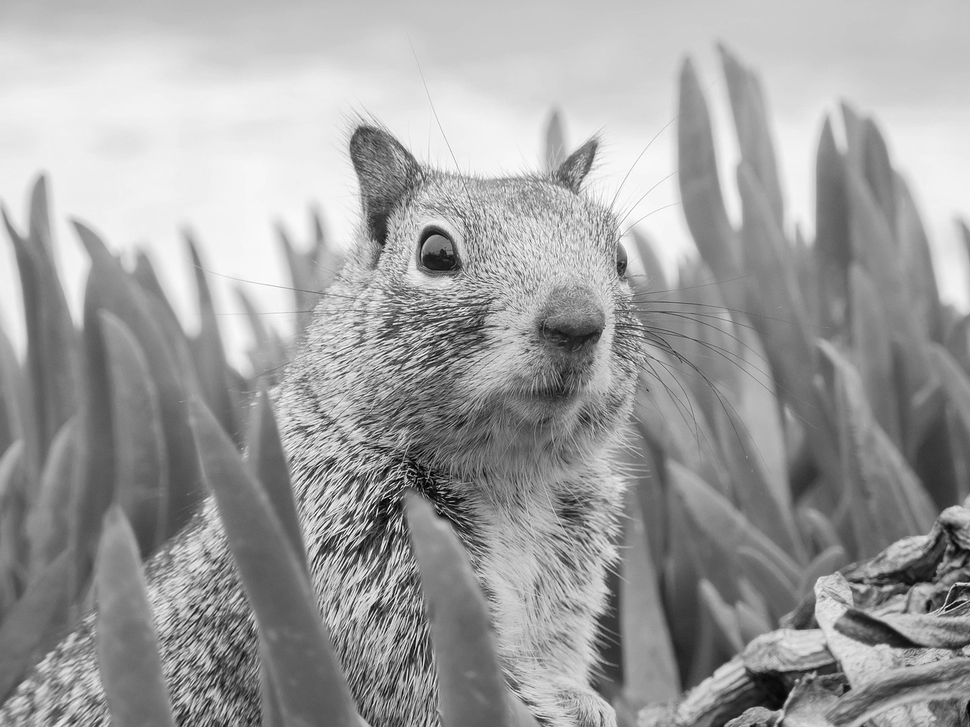
#> input picture LV6/example_grayscale.png, 970 x 727 px, shrunk from 1280 x 960 before the run, found by its file name
$ python zadatak4.py
#> lines starting #> are read from the running program, lines starting #| are printed output that depends on the picture
#Primijenite scikit-learn kmeans metodu za kvantizaciju boje na slici. Proučite kod 6.2. iz priloga vježbe te ga primijenite
#za kvantizaciju boje na slici example_grayscale.png koja dolazi kao prilog ovoj vježbi. Mijenjajte broj klastera.
#Što primjećujete? Izračunajte kolika se kompresija ove slike može postići ako se koristi 10 klastera.
#Pomoću sljedećeg koda možete učitati sliku:
#import matplotlib.image as mpimg
#imageNew = mpimg.imread('example_grayscale.png')

import numpy as np
import matplotlib.pyplot as plt
import matplotlib.image as mpimg
from sklearn.cluster import KMeans

imageNew = mpimg.imread('C:/Users/student/Desktop/LV6/example_grayscale.png')
#> imageNew is the input picture: shape (727, 970) float32; min 0, max 1, mean 0.624

if len(imageNew.shape) == 2:
    imageNew = np.stack([imageNew] * 3, axis=-1)
#> imageNew: shape (727, 970, 3) float32

pikseli = imageNew.reshape((-1, 3))

broj_klastera = 10
model = KMeans(n_clusters=broj_klastera, n_init=1, random_state=42)
model.fit(pikseli)

centri = model.cluster_centers_.astype(int)
etikete = model.labels_
kvantizirana_slika = centri[etikete].reshape(imageNew.shape)

plt.figure(figsize=(12, 6))
plt.subplot(1, 2, 1)
plt.imshow(imageNew)
plt.title("Izvorna slika")

plt.subplot(1, 2, 2)
plt.imshow(kvantizirana_slika)
plt.title(f"Kvantizirana slika (k={broj_klastera})")

plt.show()
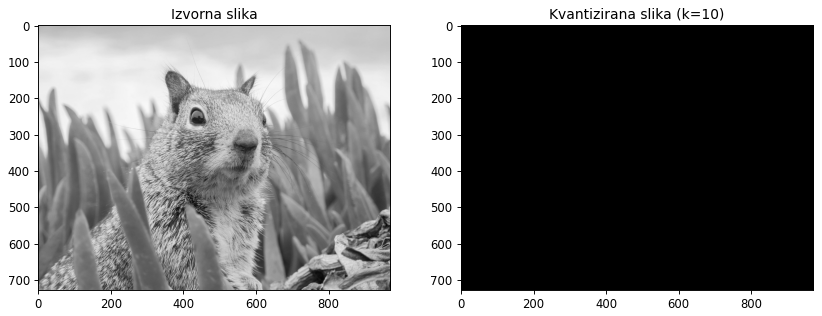
#> figure drawn by matplotlib, 2 panels

velicina_originala = imageNew.size * imageNew.itemsize
#> velicina_originala = 8462280
velicina_kvantizirane = broj_klastera * pikseli.shape[0] * pikseli.itemsize
#> velicina_kvantizirane = 28207600
kompresija = velicina_originala / velicina_kvantizirane
#> kompresija = 0.3

print(f"Kompresijski omjer za {broj_klastera} klastera: {kompresija:.2f}x")
#| Kompresijski omjer za 10 klastera: 0.30x
